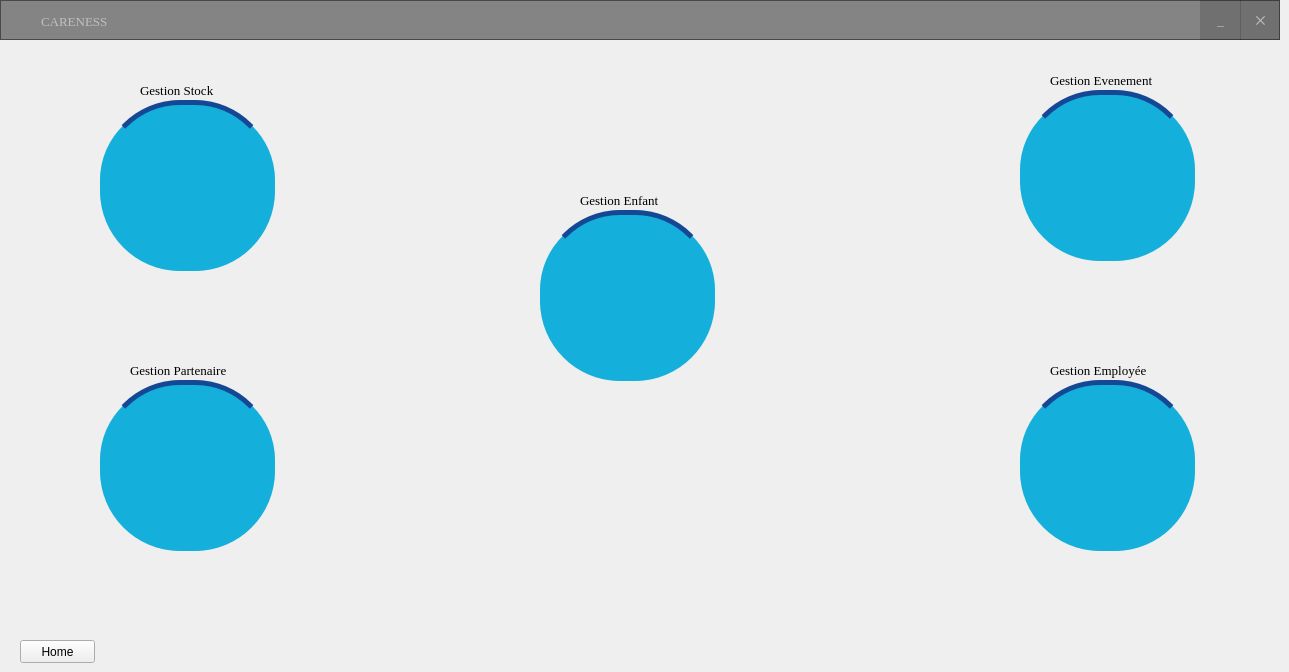
    <widget class="QWidget" name="page_12">
     <widget class="QPushButton" name="btn_ogrenci_6">
      <property name="geometry">
       <rect>
        <x>100</x>
        <y>100</y>
        <width>175</width>
        <height>171</height>
       </rect>
      </property>
      <property name="minimumSize">
       <size>
        <width>175</width>
        <height>0</height>
       </size>
      </property>
      <property name="maximumSize">
       <size>
        <width>175</width>
        <height>16777215</height>
       </size>
      </property>
      <property name="cursor">
       <cursorShape>PointingHandCursor</cursorShape>
      </property>
      <property name="styleSheet">
       <string notr="true">
QPushButton{
background:rgba(20, 175, 218);
border-radius:80px;
color:silver;
font-size:28px;
	
border-top:5px solid #144895;
	
	image: url(:/new/prefix1/images/stock.png);
}

QPushButton:hover{
background:rgba(40,49,71,0.97);
border:none;
color:white;
border-bottom:1px solid rgb(38,46,65)
}</string>
      </property>
      <property name="text">
       <string/>
      </property>
     </widget>
     <widget class="QPushButton" name="btn_ogrenci_7">
      <property name="geometry">
       <rect>
        <x>540</x>
        <y>210</y>
        <width>175</width>
        <height>171</height>
       </rect>
      </property>
      <property name="minimumSize">
       <size>
        <width>175</width>
        <height>0</height>
       </size>
      </property>
      <property name="maximumSize">
       <size>
        <width>175</width>
        <height>16777215</height>
       </size>
      </property>
      <property name="cursor">
       <cursorShape>PointingHandCursor</cursorShape>
      </property>
      <property name="styleSheet">
       <string notr="true">
QPushButton{
background:rgba(20, 175, 218);
border-radius:80px;
color:silver;
font-size:28px;
	
border-top:5px solid #144895;
	image: url(:/new/prefix1/images/enfant.png);
}

QPushButton:hover{
background:rgba(40,49,71,0.97);
border:none;
color:white;
border-bottom:1px solid rgb(38,46,65)
}</string>
      </property>
      <property name="text">
       <string/>
      </property>
     </widget>
     <widget class="QPushButton" name="btn_ogrenci_8">
      <property name="geometry">
       <rect>
        <x>100</x>
        <y>380</y>
        <width>175</width>
        <height>171</height>
       </rect>
      </property>
      <property name="minimumSize">
       <size>
        <width>175</width>
        <height>0</height>
       </size>
      </property>
      <property name="maximumSize">
       <size>
        <width>175</width>
        <height>16777215</height>
       </size>
      </property>
      <property name="cursor">
       <cursorShape>PointingHandCursor</cursorShape>
      </property>
      <property name="styleSheet">
       <string notr="true">
QPushButton{
background:rgba(20, 175, 218);
border-radius:80px;
color:silver;
font-size:28px;
	
border-top:5px solid #144895;
	image: url(:/new/prefix1/images/partenaire.png);
}

QPushButton:hover{
background:rgba(40,49,71,0.97);
border:none;
color:white;
border-bottom:1px solid rgb(38,46,65)
}</string>
      </property>
      <property name="text">
       <string/>
      </property>
     </widget>
     <widget class="QPushButton" name="btn_ogrenci_9">
      <property name="geometry">
       <rect>
        <x>1020</x>
        <y>380</y>
        <width>175</width>
        <height>171</height>
       </rect>
      </property>
      <property name="minimumSize">
       <size>
        <width>175</width>
        <height>0</height>
       </size>
      </property>
      <property name="maximumSize">
       <size>
        <width>175</width>
        <height>16777215</height>
       </size>
      </property>
      <property name="cursor">
       <cursorShape>PointingHandCursor</cursorShape>
      </property>
      <property name="styleSheet">
       <string notr="true">
QPushButton{
background:rgba(20, 175, 218);
border-radius:80px;
color:silver;
font-size:28px;
	
border-top:5px solid #144895;
	image: url(:/new/prefix1/images/employee.png);
}

QPushButton:hover{
background:rgba(40,49,71,0.97);
border:none;
color:white;
border-bottom:1px solid rgb(38,46,65)
}</string>
      </property>
      <property name="text">
       <string/>
      </property>
     </widget>
     <widget class="QPushButton" name="btn_ogrenci_10">
      <property name="geometry">
       <rect>
        <x>1020</x>
        <y>90</y>
        <width>175</width>
        <height>171</height>
       </rect>
      </property>
      <property name="minimumSize">
       <size>
        <width>175</width>
        <height>0</height>
       </size>
      </property>
      <property name="maximumSize">
       <size>
        <width>175</width>
        <height>16777215</height>
       </size>
      </property>
      <property name="cursor">
       <cursorShape>PointingHandCursor</cursorShape>
      </property>
      <property name="styleSheet">
       <string notr="true">
QPushButton{
background:rgba(20, 175, 218);
border-radius:80px;
color:silver;
font-size:28px;
	
border-top:5px solid #144895;
	image: url(:/new/prefix1/images/evenement.png);
}

QPushButton:hover{
background:rgba(40,49,71,0.97);
border:none;
color:white;
border-bottom:1px solid rgb(38,46,65)
}</string>
      </property>
      <property name="text">
       <string/>
      </property>
     </widget>
     <widget class="QPushButton" name="pushButton">
      <property name="geometry">
       <rect>
        <x>20</x>
        <y>640</y>
        <width>75</width>
        <height>23</height>
       </rect>
      </property>
      <property name="text">
       <string>Home</string>
      </property>
      <property name="icon">
       <iconset resource="Resources.qrc">
        <normaloff>:/new/prefix1/images/fleche-petite-gauche.png</normaloff>:/new/prefix1/images/fleche-petite-gauche.png</iconset>
      </property>
     </widget>
     <widget class="QLabel" name="label">
      <property name="geometry">
       <rect>
        <x>140</x>
        <y>80</y>
        <width>111</width>
        <height>21</height>
       </rect>
      </property>
      <property name="font">
       <font>
        <family>Times New Roman</family>
        <pointsize>10</pointsize>
        <weight>9</weight>
        <italic>false</italic>
        <bold>false</bold>
       </font>
      </property>
      <property name="styleSheet">
       <string notr="true">background-color: transparent;</string>
      </property>
      <property name="text">
       <string>Gestion Stock</string>
      </property>
     </widget>
     <widget class="QLabel" name="label_2">
      <property name="geometry">
       <rect>
        <x>130</x>
        <y>360</y>
        <width>111</width>
        <height>21</height>
       </rect>
      </property>
      <property name="font">
       <font>
        <family>Times New Roman</family>
        <pointsize>10</pointsize>
        <weight>9</weight>
        <italic>false</italic>
        <bold>false</bold>
       </font>
      </property>
      <property name="styleSheet">
       <string notr="true">background-color: transparent;</string>
      </property>
      <property name="text">
       <string>Gestion Partenaire</string>
      </property>
     </widget>
     <widget class="QLabel" name="label_3">
      <property name="geometry">
       <rect>
        <x>580</x>
        <y>190</y>
        <width>111</width>
        <height>21</height>
       </rect>
      </property>
      <property name="font">
       <font>
        <family>Times New Roman</family>
        <pointsize>10</pointsize>
        <weight>9</weight>
        <italic>false</italic>
        <bold>false</bold>
       </font>
      </property>
      <property name="styleSheet">
       <string notr="true">background-color: transparent;</string>
      </property>
      <property name="text">
       <string>Gestion Enfant</string>
      </property>
     </widget>
     <widget class="QLabel" name="label_4">
      <property name="geometry">
       <rect>
        <x>1050</x>
        <y>70</y>
        <width>111</width>
        <height>21</height>
       </rect>
      </property>
      <property name="font">
       <font>
        <family>Times New Roman</family>
        <pointsize>10</pointsize>
        <weight>9</weight>
        <italic>false</italic>
        <bold>false</bold>
       </font>
      </property>
      <property name="styleSheet">
       <string notr="true">background-color: transparent;</string>
      </property>
      <property name="text">
       <string>Gestion Evenement</string>
      </property>
     </widget>
     <widget class="QLabel" name="label_5">
      <property name="geometry">
       <rect>
        <x>1050</x>
        <y>360</y>
        <width>111</width>
        <height>21</height>
       </rect>
      </property>
      <property name="font">
       <font>
        <family>Times New Roman</family>
        <pointsize>10</pointsize>
        <weight>9</weight>
        <italic>false</italic>
        <bold>false</bold>
       </font>
      </property>
      <property name="styleSheet">
       <string notr="true">background-color: transparent;</string>
      </property>
      <property name="text">
       <string>Gestion Employée</string>
      </property>
     </widget>
     <widget class="QFrame" name="frame_14">
      <property name="geometry">
       <rect>
        <x>0</x>
        <y>0</y>
        <width>1280</width>
        <height>40</height>
       </rect>
      </property>
      <property name="cursor">
       <cursorShape>ArrowCursor</cursorShape>
      </property>
      <property name="styleSheet">
       <string notr="true">QFrame{
background:rgba(0,0,0,0.45);
}

QFrame:hover{
background:rgba(0,0,0,0.50);
}

QPushButton{
color:silver;
}

QPushButton:hover{
color:white;
}</string>
      </property>
      <property name="frameShape">
       <enum>QFrame::StyledPanel</enum>
      </property>
      <property name="frameShadow">
       <enum>QFrame::Raised</enum>
      </property>
      <widget class="QLabel" name="label_49">
       <property name="geometry">
        <rect>
         <x>41</x>
         <y>11</y>
         <width>141</width>
         <height>21</height>
        </rect>
       </property>
       <property name="font">
        <font>
         <family>Times New Roman</family>
         <pointsize>10</pointsize>
         <weight>9</weight>
         <italic>false</italic>
         <bold>false</bold>
        </font>
       </property>
       <property name="styleSheet">
        <string notr="true">
color:silver;
background:transparent;</string>
       </property>
       <property name="text">
        <string>CARENESS</string>
       </property>
      </widget>
      <widget class="QPushButton" name="btn_close_8">
       <property name="geometry">
        <rect>
         <x>1240</x>
         <y>0</y>
         <width>41</width>
         <height>40</height>
        </rect>
       </property>
       <property name="font">
        <font>
         <family>Times New Roman</family>
         <pointsize>10</pointsize>
         <weight>9</weight>
         <italic>false</italic>
         <bold>false</bold>
        </font>
       </property>
       <property name="cursor">
        <cursorShape>PointingHandCursor</cursorShape>
       </property>
       <property name="styleSheet">
        <string notr="true">QPushButton{
background:rgba(0, 0, 0,0.15);
color:silver;

border-radius:none;
}


QPushButton:hover{
background:red;
color:white
}</string>
       </property>
       <property name="text">
        <string>✕</string>
       </property>
      </widget>
      <widget class="QPushButton" name="btn_minimize_8">
       <property name="geometry">
        <rect>
         <x>1200</x>
         <y>0</y>
         <width>41</width>
         <height>40</height>
        </rect>
       </property>
       <property name="font">
        <font>
         <family>Times New Roman</family>
         <pointsize>10</pointsize>
         <weight>9</weight>
         <italic>false</italic>
         <bold>false</bold>
         <underline>false</underline>
        </font>
       </property>
       <property name="cursor">
        <cursorShape>PointingHandCursor</cursorShape>
       </property>
       <property name="styleSheet">
        <string notr="true">QPushButton{
background:rgba(0, 0, 0,0.15);
border-radius:none;
}


QPushButton:hover{
background:rgba(0, 0, 0,0.6)
}</string>
       </property>
       <property name="text">
        <string>_</string>
       </property>
      </widget>
      <widget class="QLabel" name="label_50">
       <property name="geometry">
        <rect>
         <x>10</x>
         <y>0</y>
         <width>41</width>
         <height>31</height>
        </rect>
       </property>
       <property name="styleSheet">
        <string notr="true">image: url(:/new/prefix1/images/Logo.png);
background:transparent;</string>
       </property>
       <property name="text">
        <string/>
       </property>
      </widget>
     </widget>
    </widget>
